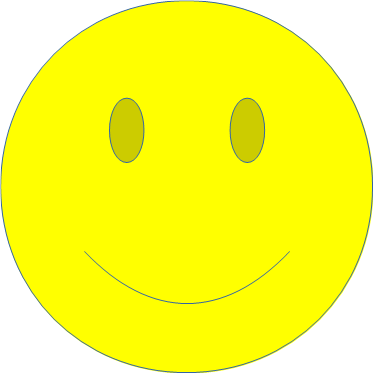
#> input picture test/smiley.png, 373 x 373 px
$ python test.py
#> lines starting #> are read from the running program, lines starting #| are printed output that depends on the picture; after the words box and inside, x2 and y2 are one past the last pixel; in counts of white or black regions, pixels touching at a corner belong together
import cv2
import numpy as np
import time

image = cv2.imread('smiley.png', cv2.IMREAD_COLOR )
#> image is the input picture: shape (373, 373, 3); mean B, G, R 54.7, 252.1, 251.5
template = cv2.imread('template.png', cv2.IMREAD_COLOR)
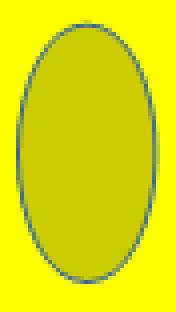
#> input picture test/template.png, 44 x 78 px (shown 4 times larger)
#> template is the input picture: shape (78, 44, 3); mean B, G, R 7, 223.6, 221.5

h, w = template.shape[:2]
#> h = 78; w = 44

method = cv2.TM_CCOEFF_NORMED

threshold = 0.90

start_time = time.time()

res = cv2.matchTemplate(image, template, method)
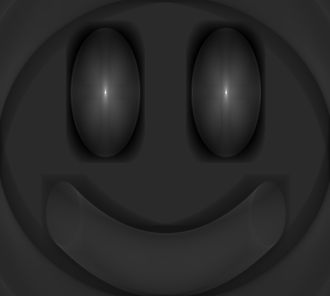
#> res: shape (296, 330) float32; min -0.2, max 1, mean -0.0103; drawn with min black and max white

# fake out max_val for first run through loop
max_val = 1
while max_val > threshold:
    min_val, max_val, min_loc, max_loc = cv2.minMaxLoc(res)

    if max_val > threshold:
        res[max_loc[1]-h//2:max_loc[1]+h//2+1, max_loc[0]-w//2:max_loc[0]+w//2+1] = 0
        image = cv2.rectangle(image,(max_loc[0],max_loc[1]), (max_loc[0]+w+1, max_loc[1]+h+1), (0,255,0) )
#> this loop made 3 passes
#> (max_val, max_loc) on passes 1 to 3: (1, (105, 92)), (0.926, (226, 92)), (0.0842, (255, 190))
#> pass 1, `image = cv2.rectangle(image,(max_loc[0],max_loc[1]), (max_loc[0]+w+1, ..`:
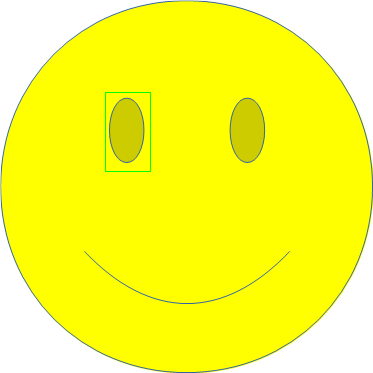
#> image: shape (373, 373, 3); 0.18% of pixels changed, all inside (x1, y1, x2, y2) = (105, 92, 151, 172)
#> pass 2, `image = cv2.rectangle(image,(max_loc[0],max_loc[1]), (max_loc[0]+w+1, ..`:
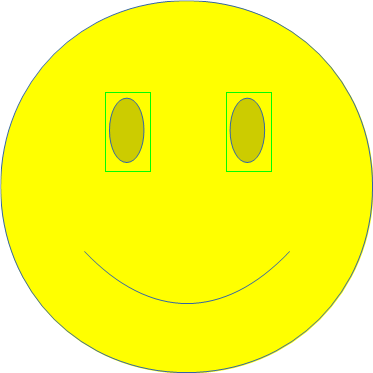
#> image: shape (373, 373, 3); 0.18% of pixels changed, all inside (x1, y1, x2, y2) = (226, 92, 272, 172)
#> after the loop:
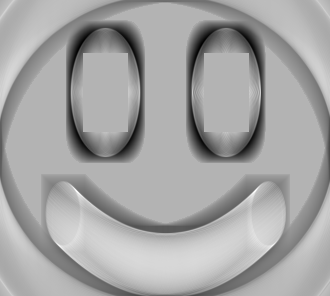
#> res: shape (296, 330) float32; 7.28% of pixels changed, all inside (x1, y1, x2, y2) = (83, 53, 249, 132); drawn with min black and max white

cv2.imwrite('output.png', image)
